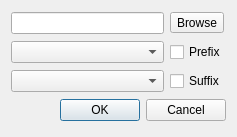
<?xml version="1.0" encoding="UTF-8"?>
<ui version="4.0">
 <class>Dialog</class>
 <widget class="QDialog" name="Dialog">
  <property name="geometry">
   <rect>
    <x>0</x>
    <y>0</y>
    <width>237</width>
    <height>137</height>
   </rect>
  </property>
  <property name="windowTitle">
   <string>Dialog</string>
  </property>
  <layout class="QGridLayout" name="gridLayout">
   <item row="0" column="0">
    <widget class="QLineEdit" name="lineEdit"/>
   </item>
   <item row="0" column="1">
    <widget class="QToolButton" name="toolButton">
     <property name="text">
      <string>Browse</string>
     </property>
    </widget>
   </item>
   <item row="1" column="0">
    <widget class="QComboBox" name="comboBox"/>
   </item>
   <item row="1" column="1">
    <widget class="QCheckBox" name="checkBox">
     <property name="text">
      <string>Prefix</string>
     </property>
    </widget>
   </item>
   <item row="2" column="0">
    <widget class="QComboBox" name="comboBox_2"/>
   </item>
   <item row="2" column="1">
    <widget class="QCheckBox" name="checkBox_2">
     <property name="text">
      <string>Suffix</string>
     </property>
    </widget>
   </item>
   <item row="3" column="0" colspan="2">
    <widget class="QDialogButtonBox" name="buttonBox">
     <property name="orientation">
      <enum>Qt::Horizontal</enum>
     </property>
     <property name="standardButtons">
      <set>QDialogButtonBox::Cancel|QDialogButtonBox::Ok</set>
     </property>
    </widget>
   </item>
  </layout>
 </widget>
 <resources/>
 <connections>
  <connection>
   <sender>buttonBox</sender>
   <signal>accepted()</signal>
   <receiver>Dialog</receiver>
   <slot>accept()</slot>
   <hints>
    <hint type="sourcelabel">
     <x>248</x>
     <y>254</y>
    </hint>
    <hint type="destinationlabel">
     <x>157</x>
     <y>274</y>
    </hint>
   </hints>
  </connection>
  <connection>
   <sender>buttonBox</sender>
   <signal>rejected()</signal>
   <receiver>Dialog</receiver>
   <slot>reject()</slot>
   <hints>
    <hint type="sourcelabel">
     <x>316</x>
     <y>260</y>
    </hint>
    <hint type="destinationlabel">
     <x>286</x>
     <y>274</y>
    </hint>
   </hints>
  </connection>
 </connections>
</ui>
